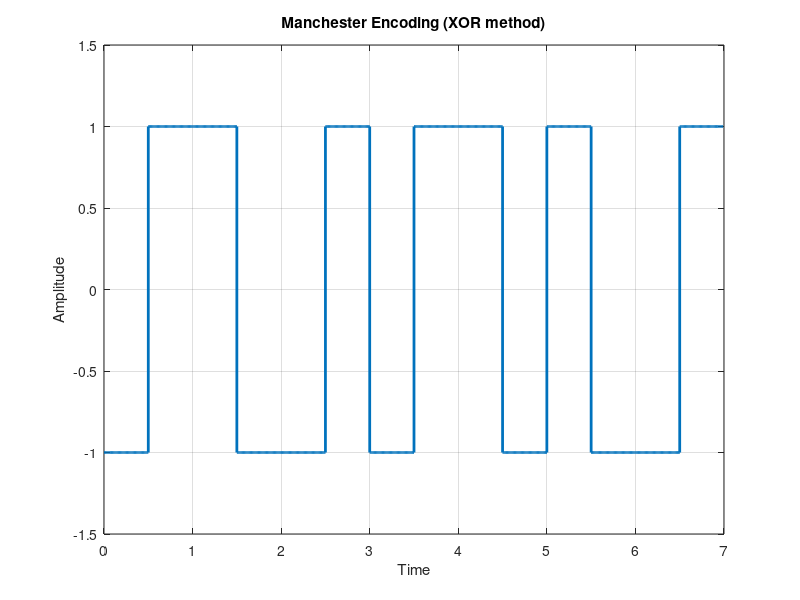

MATLAB code for this plot:
clc;
clear;

data = [1 0 1 1 0 0 1];   % Input data
bit_duration = 1;
samples_per_bit = 100;
Fs = samples_per_bit / bit_duration;

% Time vector
t = 0 : 1/Fs : length(data)*bit_duration - 1/Fs;

% Expand data: each bit to two halves (split)
data_expanded = repelem(data, 2);  % Each bit will now be split in half

% Manchester logic: XOR with clock (101010...)
clock = repmat([1 0], 1, length(data));
manchester = xor(data_expanded, clock);  % XOR gives Manchester code

% Convert 0 -> -1 for plotting
manchester = 2*manchester - 1;

% Expand each value into samples
manchester_signal = repelem(manchester, samples_per_bit/2);

% Plot
stairs(t, manchester_signal, 'LineWidth', 2);
xlabel('Time');
ylabel('Amplitude');
title('Manchester Encoding (XOR method)');
axis([0 length(data) -1.5 1.5]);
grid on;
